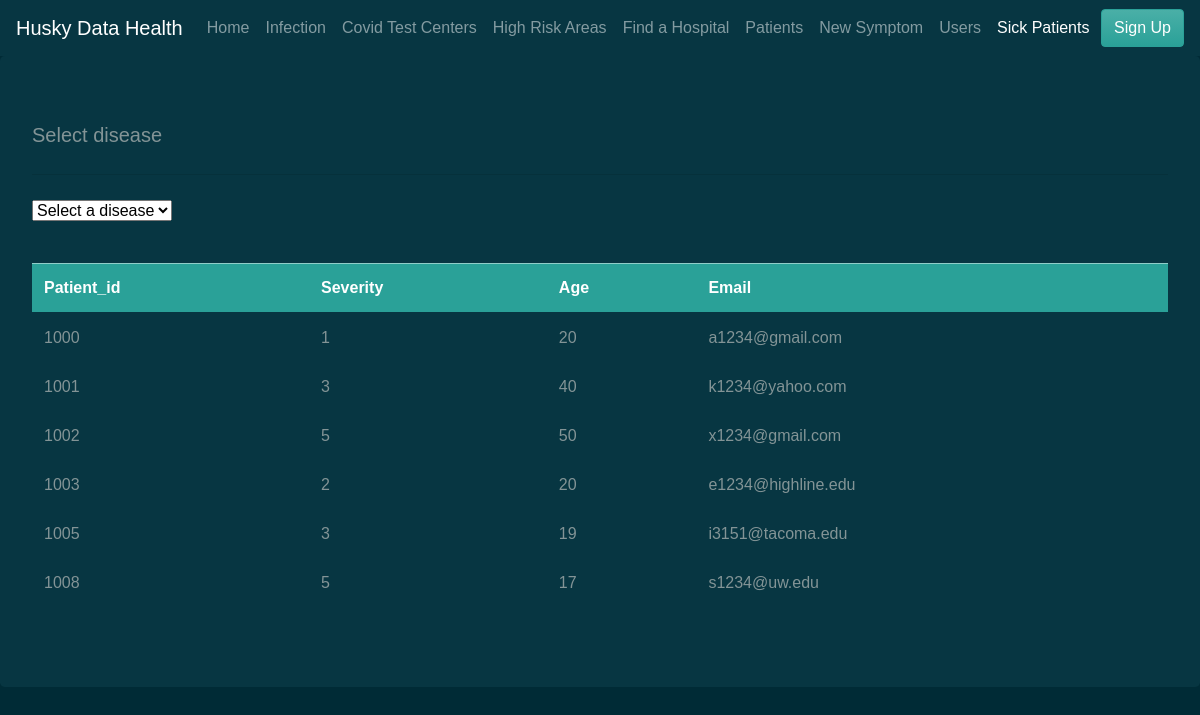
The app's page /sick_patients.php?infection_name=COVID-19 with its own data.
### tables this page shows
CREATE TABLE `PATIENT` (
  `patient_id` int(11) NOT NULL DEFAULT '0',
  `sickness_type` varchar(128) NOT NULL,
  `severity` int(11) NOT NULL,  
  `duration` int(11) NOT NULL,  
  `age_range` int(11) NOT NULL,
  `hosp_name` varchar(128) DEFAULT NULL,
  `patient_email` varchar(128) NOT NULL
);

### sick_patients.php (the view, shortened to what this page needs)
<!DOCTYPE html>
<html lang="en">
	<head>
		<link rel="stylesheet" href="https://bootswatch.com/4/solar/bootstrap.min.css">
        <link rel="stylesheet" href="signup.css">
    </head>
<body>
<div class="menubar-container">
    <nav id = "nav-area" class="navbar navbar-expand-lg navbar-dark bg-dark">
        <a class="navbar-brand" href="#">Husky Data Health</a>
        <div class="collapse navbar-collapse" id="navbarColor02">
            <ul class="navbar-nav mr-auto">
                <li class="nav-item">
                    <a class="nav-link" href="index.php">Home
                    </a>
                </li>
                <li class="nav-item">
                    <a class="nav-link" href="infection.php">Infection</a>
                </li>
                <li class="nav-item">
                    <a class="nav-link" href="covid_test_center.php">Covid Test Centers</a>
                </li>
                <li class="nav-item">
                    <a class="nav-link" href="high_risk.php">High Risk Areas</a>
                </li>
                <li class="nav-item">
                    <a class="nav-link" href="hospital.php">Find a Hospital</a>
                </li>
                <li class="nav-item">
                    <a class="nav-link" href="patient.php">Patients</a>
                </li>
                <li class="nav-item">
                    <a class="nav-link" href="new_symptoms.php">New Symptom</a>
                </li>
                <li class="nav-item">
                    <a class="nav-link" href="user_info.php">Users</a>
                </li>
                <li class="nav-item active">
                    <a class="nav-link" href="sick_patients.php">Sick Patients</a>
                </li>
            </ul>
        </div>
        <button class="btn btn-success my-2 my-sm-0" onclick="document.getElementById('id01').style.display='block'"
                style="width:auto;">Sign Up</button>
    </nav>
</div>
<div class="jumbotron">
    <p class="lead">Select disease</p>
    <hr class="my-4">
    <form method="GET" action="sick_patients.php">
        <select name="infection_name" onchange='this.form.submit()'>
            <option selected>Select a disease</option>
            <?php
            $connection = mysqli_connect(DBHOST, DBUSER, DBPASS, DBNAME);
            ?>
        </select>
        <?php
        if ($_SERVER["REQUEST_METHOD"] == "GET") {
            if (isset($_GET['infection_name']) ) {
                ?>
        <p>&nbsp;</p>
        <table class="table table-hover">
            <thead>
            <tr class="table-success">
                <th scope="col">Patient_id</th>
                <th scope="col">Severity</th>
                <th scope="col">Age</th>
                <th scope="col">Email</th>
            </tr>
            </thead>
            <?php
            $sql = " SELECT patient_id, severity, age_range, patient_email
                     FROM PATIENT
                     WHERE sickness_type = '{$_GET['infection_name']}'";
            if ($result = mysqli_query($connection, $sql)) {
                while($row = mysqli_fetch_assoc($result)) {
                    ?>
                    <tr>
                        <td><?php echo $row['patient_id'] ?></td>
                        <td><?php echo $row['severity'] ?></td>
                        <td><?php echo $row['age_range'] ?></td>
                        <td><?php echo $row['patient_email'] ?></td>
                    </tr>
                    <?php
                }
            }
            }
        }
            ?>
        </table>
    </form>
</div>
</body>
</html>

### signup.css (style rules this page uses)
body { font-family: Arial, Helvetica, sans-serif; }
* { box-sizing: border-box; }

### records on screen
patient: patient_id "1000", severity "1", age_range "20", patient_email "a1234@gmail.com"
patient: patient_id "1001", severity "3", age_range "40", patient_email "k1234@yahoo.com"
patient: patient_id "1002", severity "5", age_range "50", patient_email "x1234@gmail.com"
patient: patient_id "1003", severity "2", age_range "20", patient_email "e1234@highline.edu"
patient: patient_id "1005", severity "3", age_range "19", patient_email "i3151@tacoma.edu"
patient: patient_id "1008", severity "5", age_range "17", patient_email "s1234@uw.edu"
